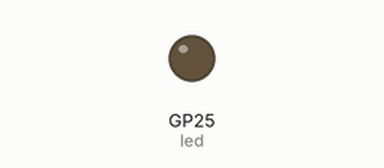
This program was run on a simulated Raspberry Pi Pico running MicroPython. Shown: output pins drawn as LEDs (lit = HIGH). Library files of the repository ran but are not shown: bme280.py; what the program prints to the serial console is not drawn.

Above: at 1.0 s.
At 3.0 s:
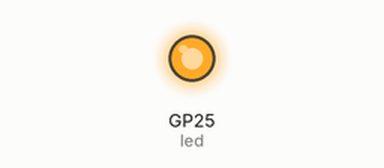
Timing chart, 0 to 5.2 s (numbered marks = the images above):
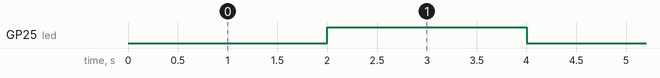

Measured:
- by itself, GP25 (led): alternates HIGH for 2.0 s and LOW for 2.0 s

The program:

blink_led_with_timer.py
```python
"""
Blinking the onboard LED with a certain frequency using the timer class
"""

from machine import Pin, Timer, ADC, I2C
import math
import time
import onewire, ds18x20
import bme280


led = Pin(25, Pin.OUT)

def blinc_led(timer):
    led.toggle()
    return

timer = Timer(freq=0.5, callback = blinc_led)
print(timer)
```
